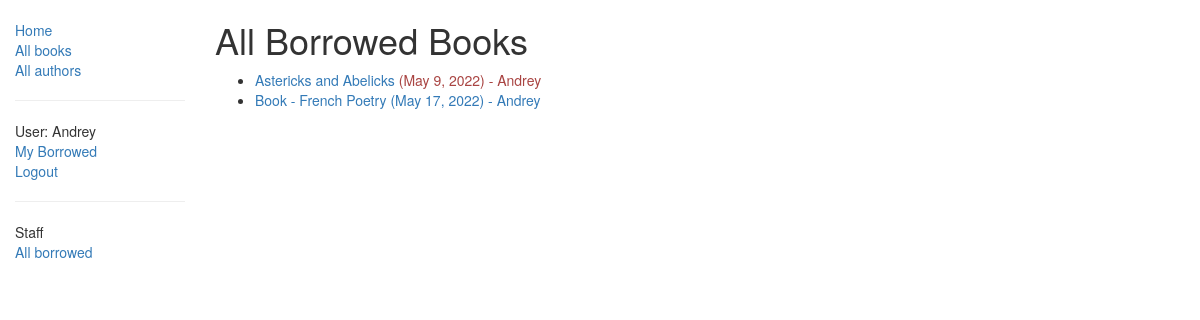
The page /catalog/borroweds/ (signed in) on the database its author committed.
### catalog/models.py (models this page shows, shortened)
class BookInstance(models.Model):
    id = models.UUIDField(primary_key=True, default=uuid.uuid4, help_text="Unique ID for this particular book "
                                                                          "across whole library")
    book = models.ForeignKey("Book", on_delete=models.SET_NULL, null=True)
    imprint = models.CharField(max_length=200)
    due_back = models.DateField(null=True, blank=True)
    borrower = models.ForeignKey(User, on_delete=models.SET_NULL, null=True, blank=True)
    LOAN_STATUS = (
        ('m', "Maintenance"),
        ('o', 'On loan'),
        ('a', 'Available'),
        ('r', 'Reserved'),
    )
    status = models.CharField(max_length=1, choices=LOAN_STATUS, blank=True, default='m',
                              help_text='Book availability')
    class Meta:
        ordering = ["due_back"]
        permissions = (("can_mark_returned", "Set book as returned"),)
    @property
    def is_overdue(self):
        if self.due_back and date.today() > self.due_back:
            return True
        return False

class Book(models.Model):
    title = models.CharField(max_length=200)
    author = models.ForeignKey("Author", on_delete=models.SET_NULL, null=True)
    summary = models.TextField(max_length=1000, help_text="Enter a brief description of the book")
    isbn = models.CharField("ISBN", max_length=13, help_text='13 Character <a href="https://www.isbn-international'
                                                             '.org/content/what-isbn">ISBN number</a>')
    genre = models.ManyToManyField(Genre, help_text="Select a genre for this book")

### catalog/views.py (the view)
class LoanedAllBooksBorrowed(LoginRequiredMixin, generic.ListView):
    model = BookInstance
    template_name = 'catalog/bookinstance_list_borrowed_book.html'
    paginate_by = 10
    def get_queryset(self):
        return BookInstance.objects.filter(status__exact='o')

### catalog/templates/catalog/bookinstance_list_borrowed_book.html
{% extends "base_generic.html" %}
{% block content %}
    <h1>All Borrowed Books</h1>
    {% if bookinstance_list %}
      <ul>
        {% for book in bookinstance_list %}
          {% if book.borrower %}
            <li>
              <a href="{{ book.get_absolute_url }}">
                {{book.book.title}}
              </a>
              <a class="{% if book.is_overdue %}text-danger {% endif %}">
                ({{book.due_back}}) - {{ book.borrower }}
              </a>
            </li>
          {% endif %}
        {% endfor %}
      </ul>
    {% else %}
      <p>There are no books borrowed.</p>
    {% endif %}
{% endblock %}

### catalog/templates/base_generic.html (shortened to what this page needs)
<!doctype html>
<html lang="en">
<head>
    <link rel="stylesheet" href="https://maxcdn.bootstrapcdn.com/bootstrap/3.3.7/css/bootstrap.min.css">
    {% load static %}
    <link rel="stylesheet" href="{% static 'css/styles.css' %}">
</head>
<body>
    <div class="container-fluid">
        <div class="row">
            <div class="col-sm-2">
                {% block sidebar %}
                <ul class="sidebar-nav">
                    <li><a href="{% url 'index' %}">Home</a></li>
                    <li><a href="{% url 'books' %}">All books</a></li>
                    <li><a href="{% url 'authors' %}">All authors</a></li>
                    {% if user.is_authenticated %}
                        <hr>
                        <li>User: {{ user.get_username }}</li>
                        <li><a href="{% url 'my-borrower' %}">My Borrowed</a></li>
                        <li><a href="{% url 'logout' %}?next={{ request.path }}">Logout</a></li>
                    {% else %}
                        <hr>
                        <li><a href="{% url 'login' %}?next={{ request.path }}">Login</a></li>
                    {% endif %}
                    {% if user.is_authenticated %}
                        <hr>
                        <li>Staff</li>
                        <li><a href="{% url 'borroweds' %}"> All borrowed </a></li>
                    {% endif %}
                </ul>
                {% endblock %}
            </div>
            <div class="col-sm-10">
                {% block content %}{% endblock %}
            </div>
        </div>
    </div>
</body>
</html>

### catalog/static/css/styles.css (style rules this page uses)
.sidebar-nav { margin-top: 20px; padding: 0; list-style: none; }

### rows shown on the page
BookInstance: book "Astericks and Abelicks", due_back "May 9, 2022", borrower "Andrey"
BookInstance: book "Book - French Poetry", due_back "May 17, 2022", borrower "Andrey"

### other values the page prints
{{ user.get_username }} "Andrey"
